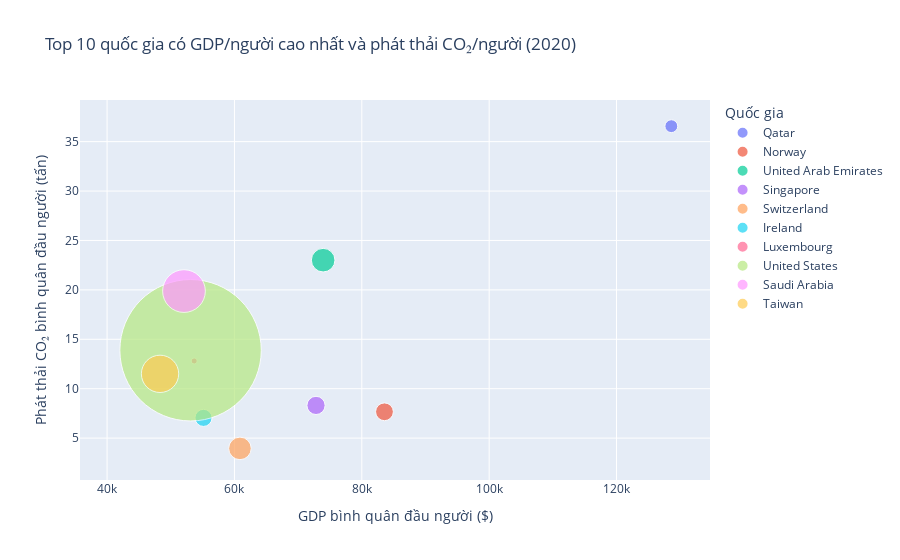

The notebook cell saved with this chart:
### Code cell
year_select = 2020  # có thể thay đổi
data_year = df[df["year"] == year_select].copy()

# Tạo cột GDP/người
data_year["gdp_per_capita"] = data_year["gdp"] / data_year["population"]

# Lấy top 10 quốc gia có GDP/người cao nhất
top10_gdp = data_year.nlargest(10, "gdp_per_capita")

# --- Tham số bạn có thể tự chỉnh ---
bubble_size_max = 100   # ⚙️ tăng giá trị này để bong bóng to hơn (ví dụ 60–120)
bubble_size_scale = 1e-6  # ⚙️ giảm/tăng giá trị này để scale lại dân số

# Tạo cột size scale theo tỉ lệ dân số
top10_gdp["size_scaled"] = top10_gdp["population"] * bubble_size_scale

# Vẽ biểu đồ
fig2 = px.scatter(
    top10_gdp,
    x="gdp_per_capita",
    y="co2_per_capita",
    size="size_scaled",
    color="country",
    hover_name="country",
    size_max=bubble_size_max,
    title=f"Top 10 quốc gia có GDP/người cao nhất và phát thải CO₂/người ({year_select})",
    labels={
        "gdp_per_capita": "GDP bình quân đầu người ($)",
        "co2_per_capita": "Phát thải CO₂ bình quân đầu người (tấn)",
        "country": "Quốc gia"
    }
)

fig2.show()

### Figure 1 — Plotly figure (JSON) as saved in the notebook; plotly's stock layout.template omitted (floating-point values rounded to 4 significant figures)
{"data": [{"hovertemplate": "<b>%{hovertext}</b><br><br>Quốc gia=Qatar<br>GDP bình quân đầu người ($)=%{x}<br>Phát thải CO₂ bình quân đầu người (tấn)=%{y}<br>size_scaled=%{marker.size}<extra></extra>", "hovertext": ["Qatar"], "legendgroup": "Qatar", "marker": {"color": "#636efa", "size": [2.803], "sizemode": "area", "sizeref": 0.03394, "symbol": "circle"}, "mode": "markers", "name": "Qatar", "orientation": "v", "showlegend": true, "type": "scatter", "x": [128600.0], "xaxis": "x", "y": [36.56], "yaxis": "y"}, {"hovertemplate": "<b>%{hovertext}</b><br><br>Quốc gia=Norway<br>GDP bình quân đầu người ($)=%{x}<br>Phát thải CO₂ bình quân đầu người (tấn)=%{y}<br>size_scaled=%{marker.size}<extra></extra>", "hovertext": ["Norway"], "legendgroup": "Norway", "marker": {"color": "#EF553B", "size": [5.379], "sizemode": "area", "sizeref": 0.03394, "symbol": "circle"}, "mode": "markers", "name": "Norway", "orientation": "v", "showlegend": true, "type": "scatter", "x": [83560.0], "xaxis": "x", "y": [7.665], "yaxis": "y"}, {"hovertemplate": "<b>%{hovertext}</b><br><br>Quốc gia=United Arab Emirates<br>GDP bình quân đầu người ($)=%{x}<br>Phát thải CO₂ bình quân đầu người (tấn)=%{y}<br>size_scaled=%{marker.size}<extra></extra>", "hovertext": ["United Arab Emirates"], "legendgroup": "United Arab Emirates", "marker": {"color": "#00cc96", "size": [9.449], "sizemode": "area", "sizeref": 0.03394, "symbol": "circle"}, "mode": "markers", "name": "United Arab Emirates", "orientation": "v", "showlegend": true, "type": "scatter", "x": [73930.0], "xaxis": "x", "y": [23.01], "yaxis": "y"}, {"hovertemplate": "<b>%{hovertext}</b><br><br>Quốc gia=Singapore<br>GDP bình quân đầu người ($)=%{x}<br>Phát thải CO₂ bình quân đầu người (tấn)=%{y}<br>size_scaled=%{marker.size}<extra></extra>", "hovertext": ["Singapore"], "legendgroup": "Singapore", "marker": {"color": "#ab63fa", "size": [5.62], "sizemode": "area", "sizeref": 0.03394, "symbol": "circle"}, "mode": "markers", "name": "Singapore", "orientation": "v", "showlegend": true, "type": "scatter", "x": [72810.0], "xaxis": "x", "y": [8.309], "yaxis": "y"}, {"hovertemplate": "<b>%{hovertext}</b><br><br>Quốc gia=Switzerland<br>GDP bình quân đầu người ($)=%{x}<br>Phát thải CO₂ bình quân đầu người (tấn)=%{y}<br>size_scaled=%{marker.size}<extra></extra>", "hovertext": ["Switzerland"], "legendgroup": "Switzerland", "marker": {"color": "#FFA15A", "size": [8.641], "sizemode": "area", "sizeref": 0.03394, "symbol": "circle"}, "mode": "markers", "name": "Switzerland", "orientation": "v", "showlegend": true, "type": "scatter", "x": [60860.0], "xaxis": "x", "y": [3.961], "yaxis": "y"}, {"hovertemplate": "<b>%{hovertext}</b><br><br>Quốc gia=Ireland<br>GDP bình quân đầu người ($)=%{x}<br>Phát thải CO₂ bình quân đầu người (tấn)=%{y}<br>size_scaled=%{marker.size}<extra></extra>", "hovertext": ["Ireland"], "legendgroup": "Ireland", "marker": {"color": "#19d3f3", "size": [4.983], "sizemode": "area", "sizeref": 0.03394, "symbol": "circle"}, "mode": "markers", "name": "Ireland", "orientation": "v", "showlegend": true, "type": "scatter", "x": [55140.0], "xaxis": "x", "y": [7.049], "yaxis": "y"}, {"hovertemplate": "<b>%{hovertext}</b><br><br>Quốc gia=Luxembourg<br>GDP bình quân đầu người ($)=%{x}<br>Phát thải CO₂ bình quân đầu người (tấn)=%{y}<br>size_scaled=%{marker.size}<extra></extra>", "hovertext": ["Luxembourg"], "legendgroup": "Luxembourg", "marker": {"color": "#FF6692", "size": [0.6306], "sizemode": "area", "sizeref": 0.03394, "symbol": "circle"}, "mode": "markers", "name": "Luxembourg", "orientation": "v", "showlegend": true, "type": "scatter", "x": [53680.0], "xaxis": "x", "y": [12.8], "yaxis": "y"}, {"hovertemplate": "<b>%{hovertext}</b><br><br>Quốc gia=United States<br>GDP bình quân đầu người ($)=%{x}<br>Phát thải CO₂ bình quân đầu người (tấn)=%{y}<br>size_scaled=%{marker.size}<extra></extra>", "hovertext": ["United States"], "legendgroup": "United States", "marker": {"color": "#B6E880", "size": [339.4], "sizemode": "area", "sizeref": 0.03394, "symbol": "circle"}, "mode": "markers", "name": "United States", "orientation": "v", "showlegend": true, "type": "scatter", "x": [53110.0], "xaxis": "x", "y": [13.89], "yaxis": "y"}, {"hovertemplate": "<b>%{hovertext}</b><br><br>Quốc gia=Saudi Arabia<br>GDP bình quân đầu người ($)=%{x}<br>Phát thải CO₂ bình quân đầu người (tấn)=%{y}<br>size_scaled=%{marker.size}<extra></extra>", "hovertext": ["Saudi Arabia"], "legendgroup": "Saudi Arabia", "marker": {"color": "#FF97FF", "size": [30.99], "sizemode": "area", "sizeref": 0.03394, "symbol": "circle"}, "mode": "markers", "name": "Saudi Arabia", "orientation": "v", "showlegend": true, "type": "scatter", "x": [52080.0], "xaxis": "x", "y": [19.88], "yaxis": "y"}, {"hovertemplate": "<b>%{hovertext}</b><br><br>Quốc gia=Taiwan<br>GDP bình quân đầu người ($)=%{x}<br>Phát thải CO₂ bình quân đầu người (tấn)=%{y}<br>size_scaled=%{marker.size}<extra></extra>", "hovertext": ["Taiwan"], "legendgroup": "Taiwan", "marker": {"color": "#FECB52", "size": [23.66], "sizemode": "area", "sizeref": 0.03394, "symbol": "circle"}, "mode": "markers", "name": "Taiwan", "orientation": "v", "showlegend": true, "type": "scatter", "x": [48320.0], "xaxis": "x", "y": [11.5], "yaxis": "y"}], "layout": {"legend": {"itemsizing": "constant", "title": {"text": "Quốc gia"}, "tracegroupgap": 0}, "title": {"text": "Top 10 quốc gia có GDP/người cao nhất và phát thải CO₂/người (2020)"}, "xaxis": {"anchor": "y", "domain": [0, 1], "title": {"text": "GDP bình quân đầu người ($)"}}, "yaxis": {"anchor": "x", "domain": [0, 1], "title": {"text": "Phát thải CO₂ bình quân đầu người (tấn)"}}}}
